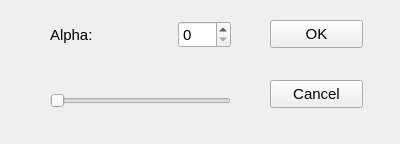
<?xml version="1.0" encoding="UTF-8"?>
<ui version="4.0">
 <class>Alpha</class>
 <widget class="QWidget" name="Alpha">
  <property name="geometry">
   <rect>
    <x>0</x>
    <y>0</y>
    <width>400</width>
    <height>144</height>
   </rect>
  </property>
  <property name="windowTitle">
   <string>Alpha</string>
  </property>
  <property name="windowIcon">
   <iconset resource="icons.qrc">
    <normaloff>:/new/prefix1/Icon/alpha.png</normaloff>:/new/prefix1/Icon/alpha.png</iconset>
  </property>
  <widget class="QSlider" name="horizontalSlider">
   <property name="geometry">
    <rect>
     <x>50</x>
     <y>90</y>
     <width>181</width>
     <height>22</height>
    </rect>
   </property>
   <property name="maximum">
    <number>100</number>
   </property>
   <property name="orientation">
    <enum>Qt::Horizontal</enum>
   </property>
  </widget>
  <widget class="QPushButton" name="OK">
   <property name="geometry">
    <rect>
     <x>270</x>
     <y>20</y>
     <width>93</width>
     <height>28</height>
    </rect>
   </property>
   <property name="font">
    <font>
     <family>Arial</family>
     <pointsize>11</pointsize>
    </font>
   </property>
   <property name="text">
    <string>OK</string>
   </property>
  </widget>
  <widget class="QPushButton" name="Cancel">
   <property name="geometry">
    <rect>
     <x>270</x>
     <y>80</y>
     <width>93</width>
     <height>28</height>
    </rect>
   </property>
   <property name="font">
    <font>
     <family>Arial</family>
     <pointsize>11</pointsize>
    </font>
   </property>
   <property name="text">
    <string>Cancel</string>
   </property>
  </widget>
  <widget class="QWidget" name="">
   <property name="geometry">
    <rect>
     <x>50</x>
     <y>20</y>
     <width>181</width>
     <height>29</height>
    </rect>
   </property>
   <layout class="QHBoxLayout" name="horizontalLayout">
    <item>
     <widget class="QLabel" name="label">
      <property name="font">
       <font>
        <family>Arial</family>
        <pointsize>11</pointsize>
       </font>
      </property>
      <property name="text">
       <string>Alpha:</string>
      </property>
     </widget>
    </item>
    <item>
     <spacer name="horizontalSpacer">
      <property name="orientation">
       <enum>Qt::Horizontal</enum>
      </property>
      <property name="sizeHint" stdset="0">
       <size>
        <width>40</width>
        <height>20</height>
       </size>
      </property>
     </spacer>
    </item>
    <item>
     <widget class="QSpinBox" name="spinBox">
      <property name="font">
       <font>
        <family>Arial</family>
        <pointsize>11</pointsize>
       </font>
      </property>
      <property name="minimum">
       <number>0</number>
      </property>
      <property name="maximum">
       <number>100</number>
      </property>
     </widget>
    </item>
   </layout>
  </widget>
 </widget>
 <resources>
  <include location="icons.qrc"/>
 </resources>
 <connections>
  <connection>
   <sender>spinBox</sender>
   <signal>valueChanged(int)</signal>
   <receiver>horizontalSlider</receiver>
   <slot>setValue(int)</slot>
   <hints>
    <hint type="sourcelabel">
     <x>197</x>
     <y>37</y>
    </hint>
    <hint type="destinationlabel">
     <x>136</x>
     <y>111</y>
    </hint>
   </hints>
  </connection>
  <connection>
   <sender>horizontalSlider</sender>
   <signal>valueChanged(int)</signal>
   <receiver>spinBox</receiver>
   <slot>setValue(int)</slot>
   <hints>
    <hint type="sourcelabel">
     <x>194</x>
     <y>95</y>
    </hint>
    <hint type="destinationlabel">
     <x>212</x>
     <y>41</y>
    </hint>
   </hints>
  </connection>
 </connections>
</ui>
